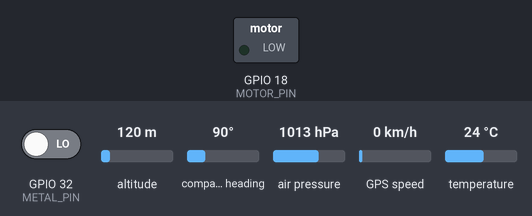
Simulated run of this sketch. Board: ESP32. On the bench: switched loads named in the sketch (green lamp = pin HIGH). The inputs (shaded band) are chosen by the test bench; at power-on: GPIO 32 (METAL_PIN) LOW, altitude 120 m, compass heading 90°, air pressure 1013 hPa, GPS speed 0 km/h, temperature 24 °C. The GPS gets a fix after 3 s at 37.7749, -122.4194 with 8 satellites; what the sketch prints to the serial monitor is not drawn.

Above: at 1.2 s.
1.3 s: GPIO 32 (METAL_PIN) driven HIGH
At 2.65 s:
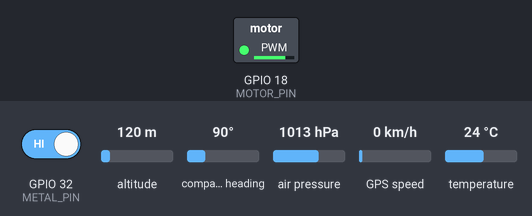
5.5 s: GPIO 32 (METAL_PIN) driven LOW
At 6.9 s:
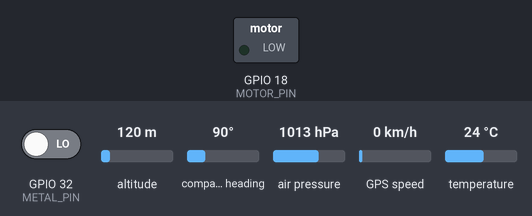
Timing chart, 0 to 8.5 s (numbered marks = the images above; inputs shaded):
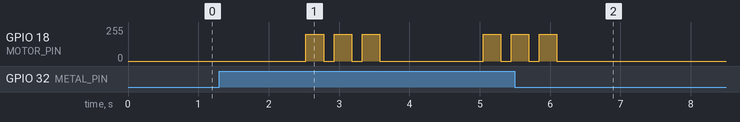

The sketch:

LandmineFinderShoes.ino
```cpp
#include <HardwareSerial.h>
#include <TinyGPS++.h>
#include <Wire.h>
#include <Adafruit_BMP085.h>

// -------- Pin Configuration --------
#define GPS_RX      16     // ESP32 RX  (GPS TX)
#define GPS_TX      17     // ESP32 TX  (GPS RX)
#define METAL_PIN   32     // Metal detector (goes HIGH when metal near)
#define MOTOR_PIN   18     // MOSFET gate (vibration motor)

// -------- Globals --------
HardwareSerial SerialGPS(2);   // UART2 for GPS
TinyGPSPlus gps;
Adafruit_BMP085 bmp;

// Motor PWM (LEDC)
const int MOTOR_CH   = 0;
const int MOTOR_FREQ = 250;    // Hz (quiet, fine for ERM)
const int MOTOR_RES  = 8;      // 8-bit, duty 0..255

// Detection filter
const uint8_t SAMPLES = 20;    // take 20 quick reads
const uint8_t NEED_HIGH = 15;  // at least 15/20 HIGH → valid detect

// Cooldown so motor doesn't run nonstop
const unsigned long ALERT_PULSE_MS = 250;   // each pulse on time
const unsigned long ALERT_GAP_MS   = 150;   // gap between pulses
const uint8_t       ALERT_PULSES   = 3;     // number of pulses per event
const uint8_t       MOTOR_DUTY     = 200;   // 0..255 (strength)
const unsigned long COOLDOWN_MS    = 2500;  // ignore re-triggers for 2.5 s

unsigned long lastAlertMs = 0;

// -------- Helpers --------
bool metalTriggered() {
  // majority vote over quick samples to reject noise
  uint8_t highCount = 0;
  for (uint8_t i = 0; i < SAMPLES; i++) {
    highCount += (digitalRead(METAL_PIN) == HIGH);
    delayMicroseconds(1500); // ~1.5 ms between samples
  }
  return (highCount >= NEED_HIGH); // HIGH = metal near (your board)
}

void motorSet(uint8_t duty) {
  ledcWrite(MOTOR_CH, duty);
}

void motorPulses(uint8_t pulses, unsigned long onMs, unsigned long offMs, uint8_t duty) {
  for (uint8_t i = 0; i < pulses; i++) {
    motorSet(duty);
    delay(onMs);
    motorSet(0);
    delay(offMs);
  }
}

void printGPS() {
  if (gps.location.isValid()) {
    Serial.print("GPS Lat,Lng : ");
    Serial.print(gps.location.lat(), 6);
    Serial.print(", ");
    Serial.println(gps.location.lng(), 6);
  } else {
    Serial.println("GPS Lat,Lng : NO FIX");
  }

  if (gps.date.isValid() && gps.time.isValid()) {
    Serial.print("UTC Date/Time: ");
    Serial.print(gps.date.year()); Serial.print("-");
    Serial.print(gps.date.month()); Serial.print("-");
    Serial.print(gps.date.day()); Serial.print(" ");
    Serial.print(gps.time.hour()); Serial.print(":");
    Serial.print(gps.time.minute()); Serial.print(":");
    Serial.println(gps.time.second());
  }
}

void printBMP() {
  float temperature = bmp.readTemperature();
  float pressure    = bmp.readPressure(); // Pa
  float altitude    = bmp.readAltitude(); // uses 101325 Pa sea-level by default

  Serial.print("Altitude (m) : ");   Serial.println(altitude);
  Serial.print("Pressure (Pa): ");   Serial.println(pressure);
  Serial.print("Temp (°C)    : ");   Serial.println(temperature);
}

// -------- Setup --------
void setup() {
  Serial.begin(115200);
  Serial.println("\nLandmine Finder Shoes — starting...");

  // GPS UART
  SerialGPS.begin(9600, SERIAL_8N1, GPS_RX, GPS_TX);
  Serial.println("GPS UART: OK");

  // I2C + BMP180
  Wire.begin(21, 22);
  if (!bmp.begin()) {
    Serial.println("ERROR: BMP180 not detected!");
    // continue anyway, but readings will be invalid
  } else {
    Serial.println("BMP180: OK");
  }

  // IO
  pinMode(METAL_PIN, INPUT);  // you have an external pulldown (~57k)
  // Motor PWM
  ledcSetup(MOTOR_CH, MOTOR_FREQ, MOTOR_RES);
  ledcAttachPin(MOTOR_PIN, MOTOR_CH);
  motorSet(0);

  Serial.println("System ready.\n");
}

// -------- Loop --------
void loop() {
  // Feed GPS parser
  while (SerialGPS.available() > 0) {
    gps.encode(SerialGPS.read());
  }

  bool detected = metalTriggered();  // HIGH = metal near

  // Report + act
  if (detected && (millis() - lastAlertMs >= COOLDOWN_MS)) {
    lastAlertMs = millis();

    Serial.println("⚠️  Landmine DETECTED (filtered HIGH) ⚠️");
    printGPS();
    printBMP();

    // haptic alert
    motorPulses(ALERT_PULSES, ALERT_PULSE_MS, ALERT_GAP_MS, MOTOR_DUTY);
  }

  // periodic telemetry (optional)
  static unsigned long lastPrint = 0;
  if (millis() - lastPrint > 1000) {
    lastPrint = millis();
    Serial.println("---------------- Status ----------------");
    Serial.print("Metal (raw): "); Serial.println(digitalRead(METAL_PIN) ? "HIGH" : "LOW");
    printGPS();
    if (bmp.begin()) {  // only print if sensor present
      printBMP();
    }
    Serial.println("----------------------------------------\n");
  }
}
```

Measured:
- after the input at 1.3 s, GPIO 18 (MOTOR_PIN): 0/255 → 199/255 after 1.2 s, → 0/255 0.25 s later, → 199/255 0.15 s later, → 0/255 0.25 s later, … (9 changes in this stretch)
- after the input at 5.5 s, GPIO 18 (MOTOR_PIN): goes on until 6.1 s, then stays 0/255
